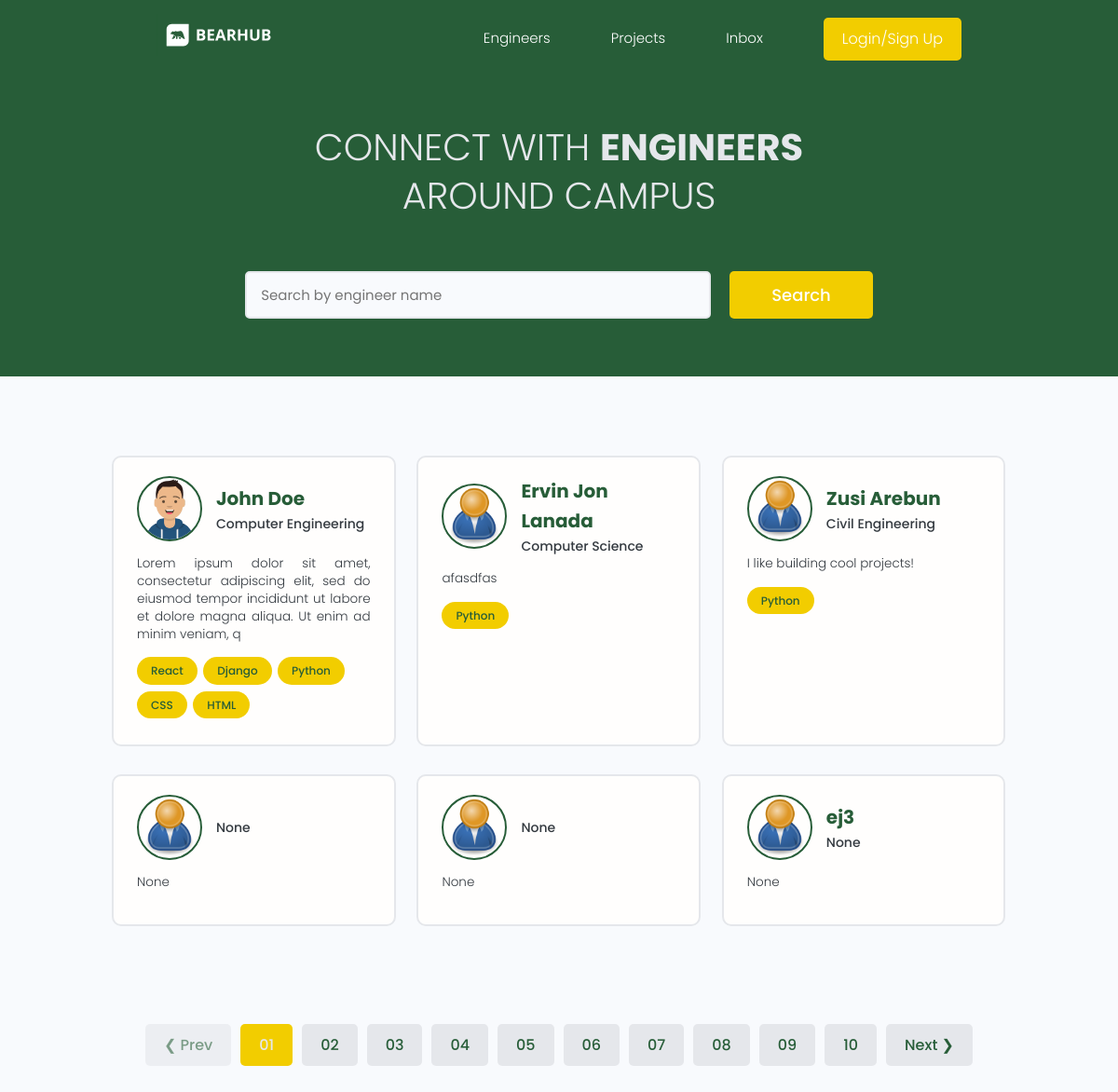
The page / on the database its author committed.
### users/models.py (models this page shows, shortened)
class Profile(models.Model):
    user = models.OneToOneField(User, on_delete=models.CASCADE, null=True, blank=True)
    name = models.CharField(max_length=200, blank=True, null=True)
    email = models.EmailField(max_length=500, blank=True, null=True)
    username =  models.CharField(max_length=200, blank=True, null=True)
    major =  models.CharField(max_length=200, blank=True, null=True)
    headline = models.CharField(max_length=200, blank=True, null=True)
    bio = models.TextField(blank=True, null=True)
    profile_image = models.ImageField(null=True, blank=True, upload_to='profiles/', default="profiles/user-default.png")
    social_github = models.CharField(max_length=200, blank=True, null=True)
    social_stackoverflow = models.CharField(max_length=200, blank=True, null=True)
    social_twitter = models.CharField(max_length=200, blank=True, null=True)
    social_linkedin = models.CharField(max_length=200, blank=True, null=True)
    social_website = models.CharField(max_length=200, blank=True, null=True)
    created = models.DateTimeField(auto_now_add=True)
    id = models.UUIDField(default=uuid.uuid4, unique=True, primary_key=True, editable=False)

class Skill(models.Model):
    owner = models.ForeignKey(Profile, on_delete=models.CASCADE, null=True, blank=True)
    name = models.CharField(max_length=200, blank=True, null=True)
    description = models.TextField(null=True, blank=True)
    created = models.DateTimeField(auto_now_add=True)
    id = models.UUIDField(default=uuid.uuid4, unique=True, primary_key=True, editable=False)
    def __str__(self):
        return str(self.name)

### users/views.py (the view)
# urls.py: path('', views.profiles, name="profiles"),
def profiles(request):
    profiles = Profile.objects.all()
    context = {'profiles': profiles}
    return render(request, 'users/profiles.html', context)

### users/templates/users/profiles.html (shortened to what this page needs)
{% extends 'main.html' %}
{% block content %}
  <main class="home">
    <section class="hero-section text-center">
      <div class="container container--narrow">
        <div class="hero-section__box">
          <h2>CONNECT WITH <span>Engineers</span></h2>
          <h2>AROUND CAMPUS</h2>
        </div>
        <div class="hero-section__search">
          <form class="form" action="#" method="get">
            <div class="form__field">
              <input class="input input--text" id="formInput#search" type="text" name="text"
                placeholder="Search by engineer name" />
            </div>
            <input class="btn btn--sub btn--lg" type="submit" value="Search" />
          </form>
        </div>
      </div>
    </section>
    <section class="devlist">
      <div class="container">
        <div class="grid grid--three">
            {% for profile in profiles %}
            <div class="column card">
                <div class="dev">
                <a href="{% url 'user-profile' profile.id %}" class="card__body">
                    <div class="dev__profile">
                    <img class="avatar avatar--md" src="{{ profile.profile_image.url }}" alt="image" />
                    <div class="dev__meta">
                        <h3>{{profile.name}}</h3>
                        <h5>{{profile.major|slice:"60"}}</h5>
                    </div>
                    </div>
                    <p class="dev__info">{{profile.bio|slice:"150"}}</p>
                    <div class="dev__skills">
                    {% for skill in profile.skill_set.all|slice:"5" %}
                    <span class="tag tag--pill tag--main">
                        <small>{{skill}}</small>
                    </span>
                    {% endfor %}
                    </div>
                </a>
                </div>
            </div>
            {% endfor %}
        </div>
      </div>
    </section>
    <div class="pagination">
      <ul class="container">
        <li><a href="#" class="btn btn--disabled">&#10094; Prev</a></li>
        <li><a href="#" class="btn btn--sub">01</a></li>
        <li><a href="#" class="btn">02</a></li>
        <li><a href="#" class="btn">03</a></li>
        <li><a href="#" class="btn">04</a></li>
        <li><a href="#" class="btn">05</a></li>
        <li><a href="#" class="btn">06</a></li>
        <li><a href="#" class="btn">07</a></li>
        <li><a href="#" class="btn">08</a></li>
        <li><a href="#" class="btn">09</a></li>
        <li><a href="#" class="btn">10</a></li>
        <li><a href="#" class="btn">Next &#10095;</a></li>
      </ul>
    </div>
  </main>
{% endblock content %}

### static/styles/app.css (style rules this page uses)
:root { --color-sub: #275D38; }
.btn--sub { background-color: var(--color-sub-light); }
.card { border: 2px solid var(--color-light); }
img { width: 100%; }
.hero-section { height: 40vh; display: flex; align-items: center; background-color: var(--color-sub); }
.hero-section__box { margin-bottom: 4rem; }
.hero-section__box > h2, .hero-section__box > h2 > span { font-size: 4rem; color: var(--color-light); line-height: 1.3; text-transform: uppercase; }
.hero-section__box > h2 { font-weight: 300; }
.hero-section__box > h2 > span { font-weight: 700; }
.hero-section__search > .form { display: flex; align-items: center; justify-content: center; gap: 2rem; }
.hero-section__search > .form input.input--text { width: 50rem; }
.devlist { margin-top: 8rem; }
.devlist .grid { align-items: stretch; }
.devlist .dev .dev__profile { display: flex; align-items: center; gap: 1.5rem; }
.devlist .dev .dev__meta h3 { color: var(--color-sub); font-size: 2rem; font-weight: 700; }
.devlist .dev .dev__meta h5 { color: var(--color-text); font-size: 1.4rem; font-weight: 500; }
.devlist .dev .dev__info { margin: 1.5rem 0; font-size: 1.35rem; line-height: 1.4; text-align: justify; }
.pagination { margin-top: 8rem; margin-bottom: 10rem; }
.pagination > ul { flex-wrap: wrap; list-style: none; display: flex; align-items: center; justify-content: center; gap: 1rem; }
.pagination .btn { color: var(--color-sub); }
.pagination .btn.btn--sub { color: var(--color-light); }
.card { display: flex; flex-direction: column; }

### static/uikit/styles/modules/_variables.css (style rules this page uses)
:root { --color-main: #275D38; --color-main-light: #F2CD00; --color-sub: #007A33; --color-sub-light: #F2CD00; --color-sub-lighter: #ffffff; --color-text: #343a40; --color-gray: #8b8b8b; --color-light: #e5e7eb; --color-light-gray: #767676; --color-bg: #f8fafd; --color-white: #fffefd; --color-white-light: #f3f3f3; --color-success: #359e64; --color-success-bg: #def8e8; --color-error: #fc4b0b; --color-error-bg: #fff2ee; --font-base: 'Poppins', arial, helvetica, 'Segoe UI', roboto, ubuntu, sans-serif; --font-monospace: 'Fira Code', 'Courier New', courier, monospace; --font-regular: 300; --font-medium: 500; --font-bold: 700; --generic-shadow: 1px 1px 5px #00000010; --generic-transition: all 0.3s ease-in-out; }

### static/uikit/styles/modules/_base.css (style rules this page uses)
* { margin: 0; padding: 0; box-sizing: border-box; text-rendering: optimizeLegibility; color: inherit; font-size: inherit; }
html { font-size: 50%; }
@media only screen and (min-width: 480px) { html { font-size: 56.25%; } }
@media only screen and (min-width: 1200px) { html { font-size: 62.5%; } }
body { line-height: 1.6; font-weight: 400; font-size: 1.5rem; color: var(--color-text); background-color: var(--color-bg); min-height: 100vh; }

### static/uikit/styles/modules/_typography.css (style rules this page uses)
* { font-family: var(--font-base); }
h2 { font-size: 3.6rem; font-weight: var(--font-bold); }
h3 { font-size: 3.2rem; font-weight: var(--font-medium); }
h5 { font-size: 2.4rem; font-weight: var(--font-medium); }
h5, h6 { font-weight: var(--font-regular); }
p, span, strong { font-size: 1.6rem; color: var(--color-text); font-weight: var(--font-regular); }
a { padding-bottom: 2px; text-decoration: none; display: inline-block; color: var(--color-main); font-weight: var(--font-medium); }

### static/uikit/styles/modules/_utilities.css (style rules this page uses)
.container { width: 92%; max-width: 165rem; margin: 0 auto; box-sizing: border-box; }
.container--narrow { width: 92%; max-width: 120rem; }
@media screen and (min-width: 1000px) { .container { width: 90%; } }
@media screen and (min-width: 1000px) { .container--narrow { width: 85%; } }
@media screen and (min-width: 1200px) { .container { width: 80%; } }
@media screen and (min-width: 1200px) { .container--narrow { width: 72%; } }
.text-center { text-align: center; }

### static/uikit/styles/modules/_avatar.css (style rules this page uses)
.avatar { border-radius: 50%; border: 2px solid var(--color-main); object-fit: cover; }
.avatar--md { height: 7rem; width: 7rem; }

### static/uikit/styles/modules/_card.css (style rules this page uses)
.card { border-radius: 1rem; background-color: var(--color-white); border: 1.5px solid var(--color-light); width: auto; height: auto; margin-top: 0.5rem; margin-bottom: 0.5rem; overflow: hidden; }
.card__body, .card__header { padding: 2rem 2.5rem; }

### static/uikit/styles/modules/_form.css (style rules this page uses)
.form { display: block; }
.form__field { margin-top: 1.5rem; margin-bottom: 1.5rem; }
input.input[type='text'], input.input[type='email'], input.input[type='password'], input.input[type='number'], textarea.input { min-width: 24rem; width: 100%; padding: 1.2rem 1.5rem; border-radius: 0.5rem; border: 2px solid var(--color-light); transition: all 0.3s ease-in-out; background-color: var(--color-bg); }

### rows shown on the page
Profile: profile_image (picture), name "John Doe", major "Computer Engineering", bio "Lorem ipsum dolor sit amet, consectetur adipiscing elit, sed do eiusmod tempor incididunt ut labore et dolore magna aliqua. Ut enim ad minim veniam, q"
Skill: name "React"
Skill: name "Django"
Skill: name "Python"
Skill: name "CSS"
Skill: name "HTML"
Profile: profile_image (placeholder picture), name "Ervin Jon Lanada", major "Computer Science", bio "afasdfas"
Skill: name "Python"
Profile: profile_image (placeholder picture), name "Zusi Arebun", major "Civil Engineering", bio "I like building cool projects!"
Skill: name "Python"
Profile: profile_image (placeholder picture), major "None", bio "None"
Profile: profile_image (placeholder picture), major "None", bio "None"
Profile: profile_image (placeholder picture), name "ej3", major "None", bio "None"
